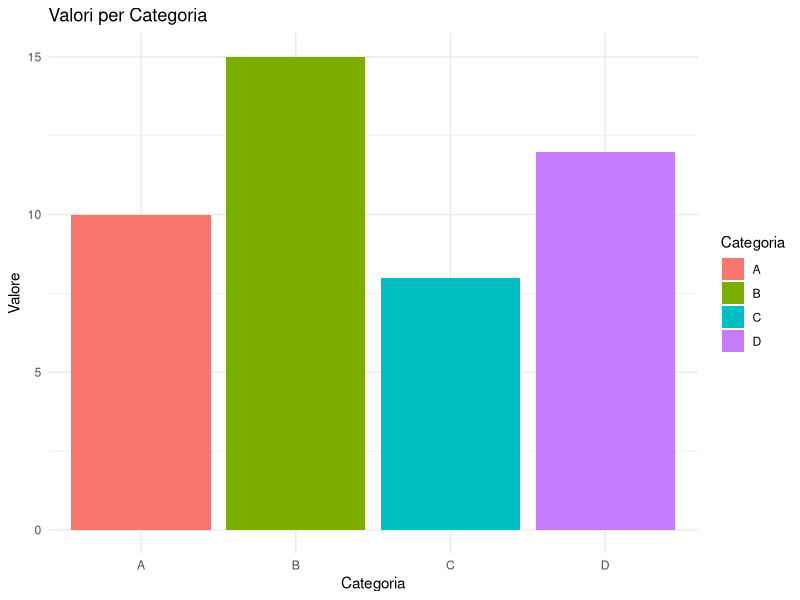

This chart was generated by the following R code:
library(ggplot2)

categorie <- c("A", "B", "C", "D")
valori <- c(10, 15, 8, 12)
dati <- data.frame(Categoria = categorie, Valore = valori)

ggplot(dati, aes(x = Categoria, y = Valore, fill = Categoria)) +
  geom_bar(stat = "identity") +
  theme_minimal() +
  labs(title = "Valori per Categoria", y = "Valore", x = "Categoria")
